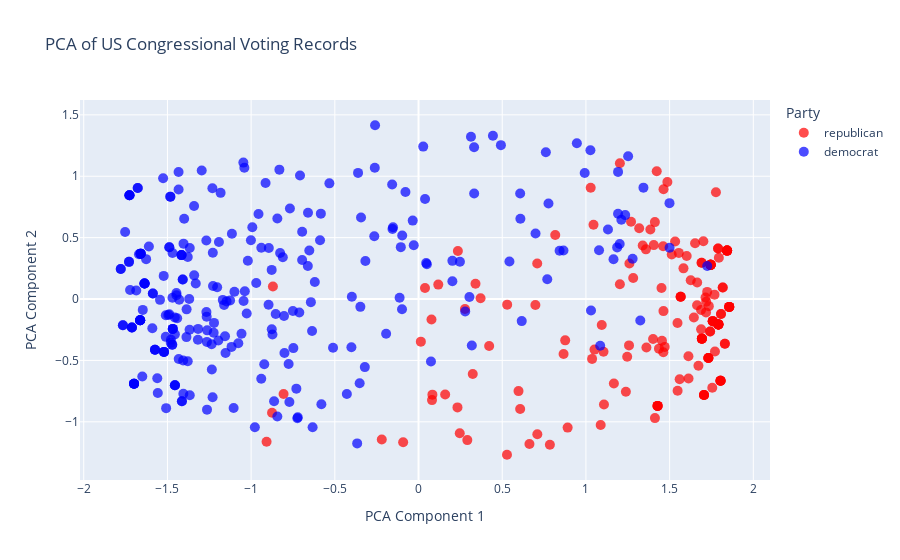

Notebook source saved alongside this figure:
### Code cell
import pandas as pd
import numpy as np
from sklearn.decomposition import PCA
import plotly.express as px

# URL for the UCI Congressional Voting Records dataset.
url = "https://archive.ics.uci.edu/ml/machine-learning-databases/voting-records/house-votes-84.data"

# Define column names: first column is 'party' then there are 16 vote columns.
columns = [
    "party", "vote1", "vote2", "vote3", "vote4", "vote5", "vote6", "vote7",
    "vote8", "vote9", "vote10", "vote11", "vote12", "vote13", "vote14", "vote15", "vote16"
]

# Load the dataset.
df = pd.read_csv(url, header=None, names=columns)

# Map vote values: "y" -> 1 (Yes), "n" -> 0 (No), "?" -> np.nan (Missing)
vote_mapping = {"y": 1, "n": 0, "?": np.nan}
for col in columns[1:]:
    df[col] = df[col].map(vote_mapping)

# Impute missing values with a neutral value. Here, 0.5 is used as a midpoint between 0 and 1.
df_imputed = df.fillna(0.5)

# Prepare the feature matrix X (voting records) excluding the party column.
X = df_imputed[columns[1:]].values

# Perform PCA to reduce the multidimensional voting space to 2 components.
pca = PCA(n_components=2)
pca_result = pca.fit_transform(X)

# Create a DataFrame for plotting the PCA results.
results_df = pd.DataFrame({
    "PCA Component 1": pca_result[:, 0],
    "PCA Component 2": pca_result[:, 1],
    "Party": df_imputed["party"]
})

# Define a custom color mapping: Democrats are blue, Republicans are red.
color_mapping = {"democrat": "blue", "republican": "red"}

# Create an interactive scatter plot with Plotly using the custom color mapping.
fig = px.scatter(
    results_df,
    x="PCA Component 1",
    y="PCA Component 2",
    color="Party",
    color_discrete_map=color_mapping,
    title="PCA of US Congressional Voting Records",
    hover_data=["Party"]
)

fig.update_traces(marker=dict(size=10, opacity=0.7))
fig.update_layout(hovermode="closest")
fig.show()

# Optionally, save the interactive plot as an HTML file:
fig.write_html("congressional_voting_pca.html")

### Figure 1 — Plotly figure (JSON) as saved in the notebook; plotly's stock layout.template omitted (floating-point values rounded to 4 significant figures; data arrays with more than 128 entries replaced by an {"elided": "..."} marker saying what was removed)
{"data": [{"customdata": {"elided": "168x1 str values"}, "hovertemplate": "Party=%{customdata[0]}<br>PCA Component 1=%{x}<br>PCA Component 2=%{y}<extra></extra>", "legendgroup": "republican", "marker": {"color": "red", "opacity": 0.7, "size": 10, "symbol": "circle"}, "mode": "markers", "name": "republican", "orientation": "v", "showlegend": true, "type": "scatter", "x": {"elided": "168 float values"}, "xaxis": "x", "y": {"elided": "168 float values"}, "yaxis": "y"}, {"customdata": {"elided": "267x1 str values"}, "hovertemplate": "Party=%{customdata[0]}<br>PCA Component 1=%{x}<br>PCA Component 2=%{y}<extra></extra>", "legendgroup": "democrat", "marker": {"color": "blue", "opacity": 0.7, "size": 10, "symbol": "circle"}, "mode": "markers", "name": "democrat", "orientation": "v", "showlegend": true, "type": "scatter", "x": {"elided": "267 float values"}, "xaxis": "x", "y": {"elided": "267 float values"}, "yaxis": "y"}], "layout": {"hovermode": "closest", "legend": {"title": {"text": "Party"}, "tracegroupgap": 0}, "title": {"text": "PCA of US Congressional Voting Records"}, "xaxis": {"anchor": "y", "domain": [0, 1], "title": {"text": "PCA Component 1"}}, "yaxis": {"anchor": "x", "domain": [0, 1], "title": {"text": "PCA Component 2"}}}}
